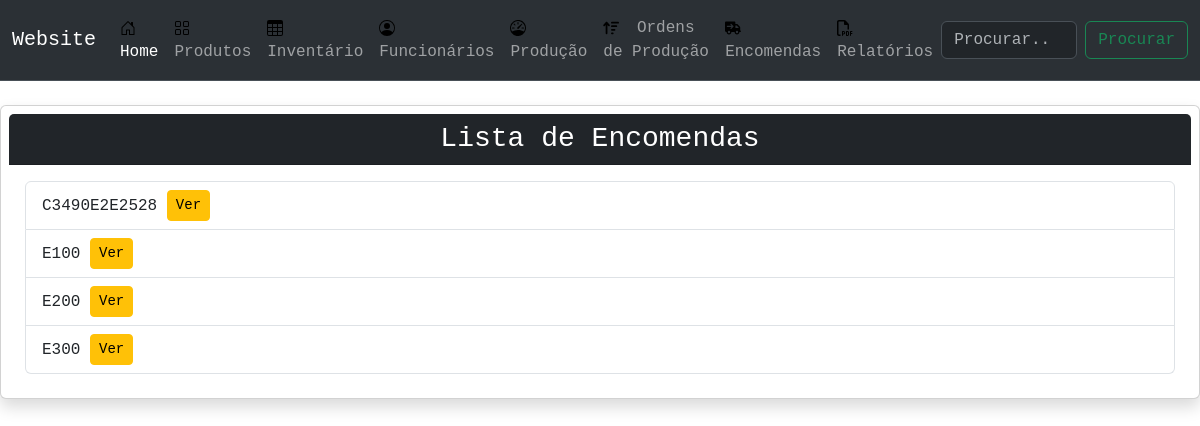
The app's page /orders/list/ with its own data.
### orders/models.py (models this page shows, shortened)
class Order(models.Model):
    transaction_id = models.CharField(max_length=12, blank=True)
    positions = models.ManyToManyField(Position)
    total_price = models.FloatField(blank=True, null=True)
    client = models.ForeignKey(Client, on_delete=models.CASCADE)
    salesman = models.ForeignKey(Profile, on_delete=models.CASCADE)
    created = models.DateTimeField(blank=True)
    updated = models.DateTimeField(auto_now=True)
    def get_absolute_url(self):
        return reverse('orders:detail', kwargs={'pk':self.pk})

### orders/views.py (the view)
# urls.py: path('list/', OrderListView.as_view(), name='list'),
class OrderListView(ListView):
    model = Order
    template_name = 'orders/list.html'

### orders/templates/orders/list.html
{% extends 'main.html' %}
{% block content %}
<div class="card shadow my-2 p-2">
    <h3 class="card-header bg-dark text-white text-center">
        Lista de Encomendas
    </h3>
    <div class="card-body">
        <ul class="list-group">
            {% for obj in object_list %}
            <li class="list-group-item">
                {{obj.transaction_id}}
                <a href="{{obj.get_absolute_url}}" class="btn btn-warning btn-sm">Ver</a>
            </li>
            {% endfor %}
        </ul>
    </div>
</div>
{% endblock content %}

### static/styles/main.css (style rules this page uses)
* { font-family: "Menlo", "Monaco", "Consolas", "Courier New", monospace; padding: 0; text-rendering: optimizeLegibility; }
body { background-color: rgb(230, 227, 227); }

### records on screen
Order: transaction_id "C3490E2E2528"
Order: transaction_id "E100"
Order: transaction_id "E200"
Order: transaction_id "E300"
